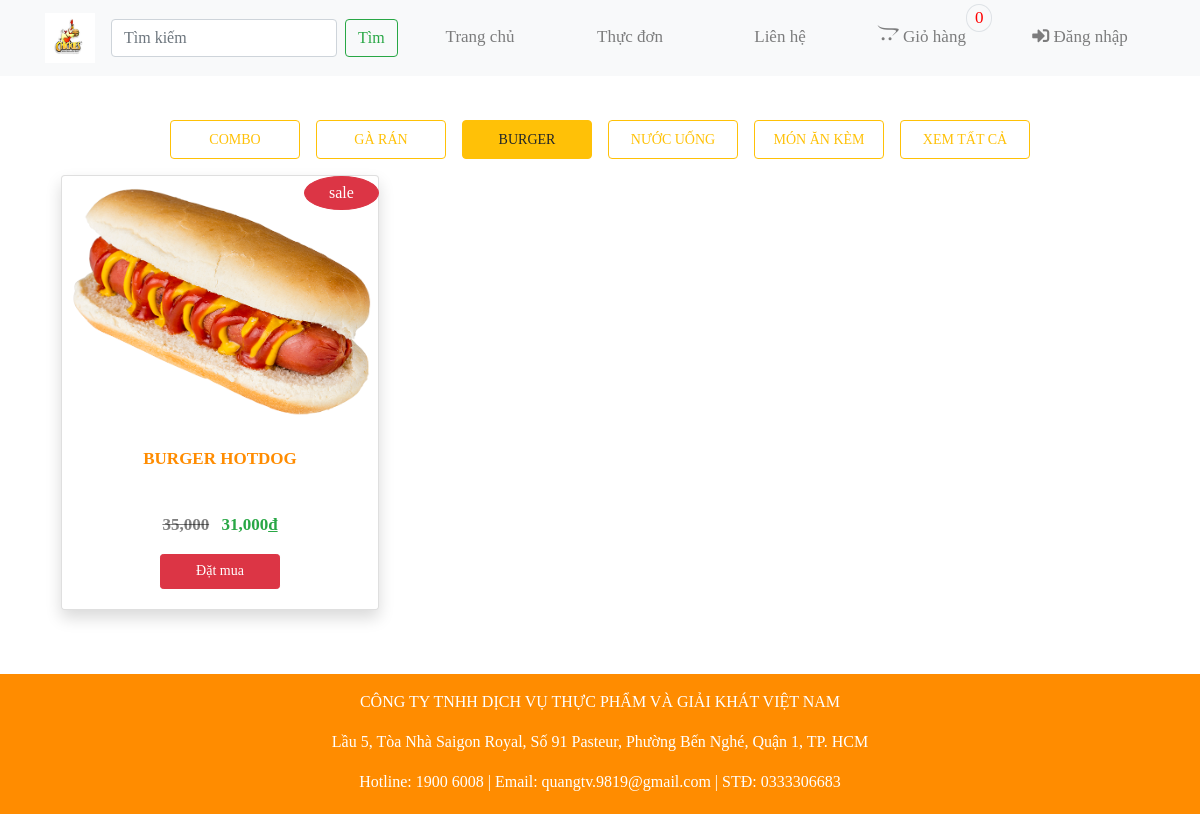
Before: /index.php?page=product&id_type=3 with the older database file.
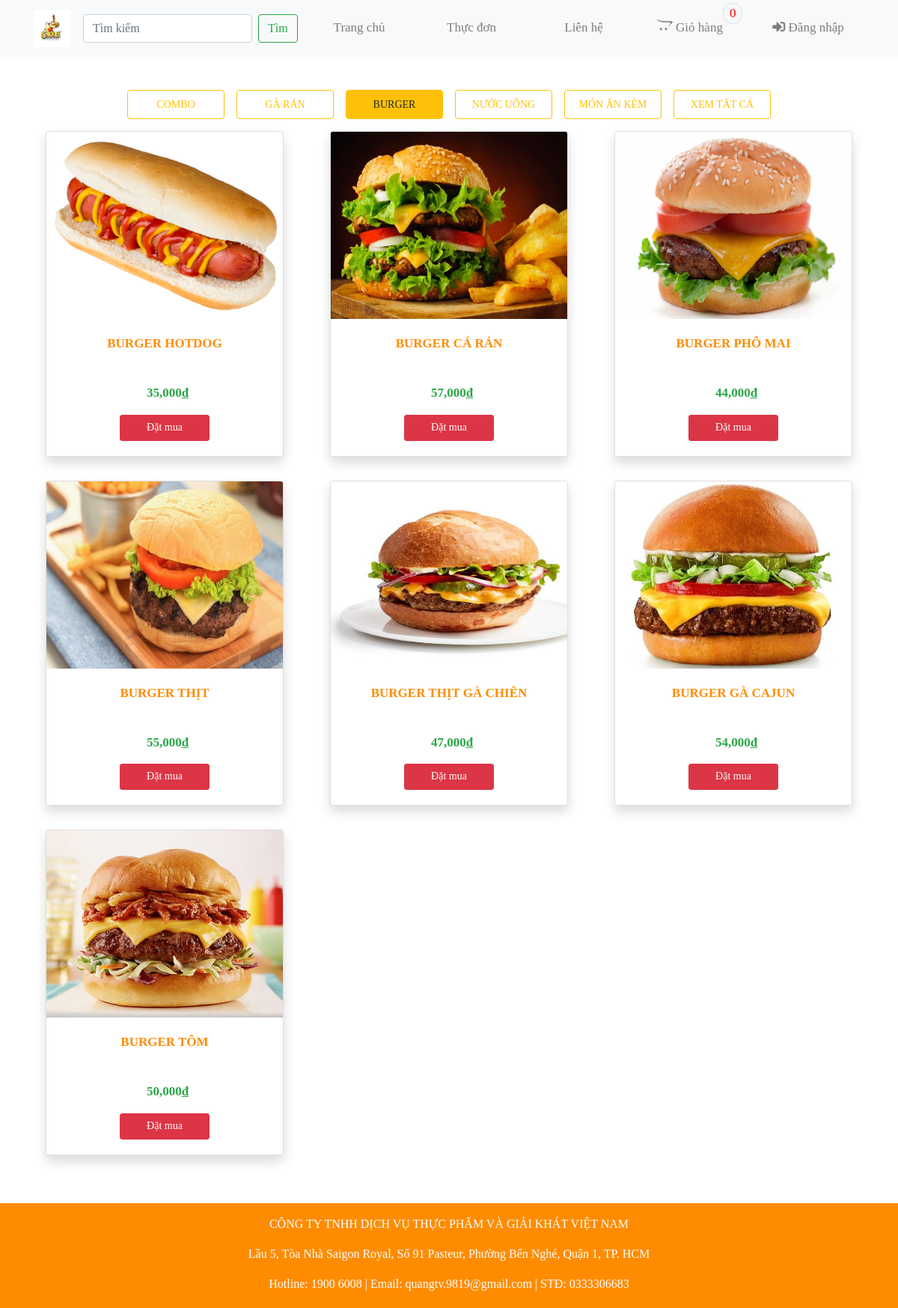
After: the same page with the newer database file.
### tables this page shows
CREATE TABLE `product_type`  (
  `id_type` int(11) NOT NULL AUTO_INCREMENT,
  `name_type` varchar(50) NULL DEFAULT NULL,
  `images` varchar(50) NULL DEFAULT NULL,
  `status` tinyint(1) NULL DEFAULT 0,
  PRIMARY KEY (`id_type`) USING BTREE
);

CREATE TABLE `product`  (
  `id_pro` int(11) NOT NULL AUTO_INCREMENT,
  `id_type` int(11) NULL DEFAULT 1,
  `name_pro` varchar(50) NULL DEFAULT NULL,
  `qty` int(2) NULL DEFAULT 0,
  `price` decimal(10, 0) NULL DEFAULT NULL,
  `images` varchar(50) NULL DEFAULT NULL,
  `descript` varchar(255) NULL DEFAULT NULL,
  `status` tinyint(1) NULL DEFAULT 0,
  PRIMARY KEY (`id_pro`) USING BTREE
);

### product.php (the view, shortened to what this page needs)
<div class="container pt-5 mt-5">
</div>
<div class="text-uppercase">
    <ul class="nav nav-pills d-flex justify-content-center">
    <?php
        $query="SELECT * FROM product_type WHERE status='1'";
        $stmt=$conn->prepare($query);
        $stmt->execute();
        $result = $stmt->fetchAll(PDO::FETCH_ASSOC);
        foreach($result as $row){
            $id_type=$row['id_type'];
    ?>
        <li class="nav-items mr-3">
            <a href="index.php?page=product&id_type=<?php echo $id_type ?>" class="nav-link btn btn-outline-warning btn-sm <?php if(isset($_GET['id_type']) && $_GET['id_type']==$id_type) echo "active" ?>" id="button5"><?php echo $row['name_type'] ?></a>
        </li>
    <?php } ?>
        <li class="nav-items">
            <a href="index.php?page=product&allProduct" class="nav-link btn btn-outline-warning btn-sm <?php if(isset($_GET['allProduct'])) echo "active" ?>" id="button5">Xem tất cả</a>
        </li>
    </ul>
</div>
<?php
    if(isset($_GET['id_type'])){
        $id_type=$_GET['id_type'];
    }
?>
<div class="container" id="view">
    <div class="card-deck row" id="product">
    <?php
        if(isset($_POST['search'])){
            $search=trim(addslashes($_POST['search']));
            $stmt=$conn->prepare('SELECT * FROM product WHERE name_pro LIKE CONCAT("%",:search,"%") AND status="1"');
            $stmt->execute(['search' => $search]);
        }
        else if(isset($_GET['allProduct'])){
            include_once "lib/service/form/all_product.php";
        }
        else{
            $stmt=$conn->prepare('SELECT * FROM product WHERE id_type=:id_type AND status="1"');
            $stmt->execute(['id_type'=>$id_type]);
        }
        $result=$stmt->fetchAll(PDO::FETCH_ASSOC);
        foreach($result as $row){
            $id_pro = $row['id_pro'];
            $price = $row['price'];
            $stmt_1=$conn->prepare('SELECT *, count(id_promo) AS total_record FROM promotions WHERE status=:status');
            $stmt_1->execute(['status' => 2]);
            $row_1 = $stmt_1->fetch();
            $total_record = $row_1['total_record'];
            if($total_record > 0){
                $type_promo = $row_1['type_promo'];
                if($type_promo == 1){
                    $Initial_price[$id_pro] = $row['price'];
                    $price = $price - $row_1['value'];
                }
                else if($type_promo == 2){
                    $Initial_price[$id_pro] = $row['price'];
                    $price = $price - $price * $row_1['value'] / 100;
                }
            }
            $price = floor(number_format($price))*1000;
            ?>
        <div class="col-md-4 p-3">
            <div class="card shadow">
                <div class="image-container">
                    <?php if(isset($Initial_price[$id_pro])){ ?>
                    <span class="btn btn-danger rounded-circle position-absolute py-1 px-4" style="left:242px">sale</span>
                    <?php } ?>
                    <img class="card-img-top image-hover" src="./images/<?php echo $row['images'] ?>" alt="<?php echo $row['name_pro'] ?>">
                </div>
                <div class="card-body rounded-bottom bg-white">
                    <div class="card-buy">
                        <p class="text-uppercase" style="height: 50px"><?php echo $row['name_pro'] ?></p>
                        <p><del class="text-black-50"><?php if(isset($Initial_price[$id_pro])) echo number_format($Initial_price[$id_pro]) ?></del>
                        <strong class="text-success ml-2"><?php echo number_format($price) ?><u>đ</u></strong></p>
                        <span><a class="btn btn-danger btn-sm px-3" href="" data-toggle="modal" data-target="<?php echo '#product'.$id_pro ?>" data-toggle="tooltip" title="Mua và thanh toán">Đặt mua</a></span>
                    </div>
                </div>
            </div>
        </div>
    <?php if($id_type == 1){ ?>
        <div class="modal" id="<?php echo 'product'.$id_pro ?>">
            <div class="modal-dialog modal-dialog-centered">
                <div class="modal-content">
                    <div class="modal-header bg-danger text-white">
                        <h6 class="modal-title">Thay đổi số lượng sản phẩm</h6>
                        <button type="button" class="close" data-dismiss="modal">&times;</button>
                    </div>
                    <div class="modal-body text-center">
                        <table class="table text-center border border-warning">
                            <p>Chi tiết phần ăn</p>
                            <tr class="bg-warning">
                                <th>Tên</th>
                                <th>Số lượng</th>
                            </tr>
                            <?php
                                $query="SELECT p.name_pro,c.qty FROM combo_detail c INNER JOIN product p ON c.id_pro=p.id_pro WHERE c.id_combo=:id_pro";
                                $stmt=$conn->prepare($query);
                                $stmt->execute(['id_pro' => $id_pro]);
                                $result_s=$stmt->fetchAll(PDO::FETCH_ASSOC);
                                foreach ($result_s as $row_s) {
                            ?>
                            <tr>
                                <td><?php echo $row_s['name_pro'] ?></td>
                                <td><p class="border border-warning w-25 m-auto rounded"><?php echo $row_s['qty'] ?></p></td>
                            </tr>
                            <?php } ?>
                        </table>
                        <form action="lib/cart/process/add_cart.php?id_pro=<?php echo $id_pro ?>" method="POST">
                            <table class="table text-center border border-warning">
                                <tr class="bg-warning">
                                    <th width="200px">Tên sản phẩm</th>
                                    <th width="200px">Số lượng</th>
                                    <th width="200px">Thành tiền</th>
                                </tr>
                                <tr>
                                    <td><?php echo $row['name_pro'] ?></td>
                                    <td><input type="number" name="qty" class="text-center" min="1" max="100" pattern="[0-9]" value="1" required></td>
                                    <td><?php echo number_format(round($price,-3)) ?> <u>đ</u></td>
                                </tr>
                            </table>
                            <input type="submit" name="submit_payment" class="btn btn-danger btn-sm py-2" id="button2" value="Thanh toán">
                            <input type="submit" name="submit_add" class="btn btn-info btn-sm py-2" id="button2" value="Thêm vào giỏ hàng">
                        </form>
                    </div>
                </div>
            </div>
        </div>
    <?php }} ?>
    </div>
</div>

### index.php (shortened to what this page needs)
<?php
    require_once "lib/function/connect.php";
?>
<!DOCTYPE html>
<html lang="en">
<?php include "header.php"; ?>z
<body>
    <nav class="navbar navbar-expand-sm navbar-light fixed-top bg-light">
        <div class="container">
            <a class="navbar-brand" href="index.php"><img src="./images/logo.jpg" width="50px" height="50px" alt="chania"></a>
            <form class="form-inline my-2 my-lg-0" action="index.php?page=product" method="POST">
                <input type="text" class="form-control mr-sm-2" name="search" placeholder="Tìm kiếm" required>
                <input type="submit" class="btn btn-outline-success my-2 my-sm-0" name="submit" value="Tìm">
            </form>
            <div class="collapse navbar-collapse" id="collapsibleNavId">
                <ul class="navbar-nav ml-auto">
                    <li class="nav-item">
                        <a class="nav-link <?php if(!isset($_GET['page'])) echo 'active' ?>" href="index.php">Trang chủ</a>
                    </li>
                    <li class="nav-item">
                        <a class="nav-link <?php if(isset($_GET['page']) && $_GET['page']=="menu") echo 'active' ?>" href="index.php?page=menu">Thực đơn</a>
                        <?php
                            $query="SELECT * FROM product_type WHERE status='1'";
                            $stmt=$conn->prepare($query);
                            $stmt->execute();
                            $result = $stmt->fetchAll(PDO::FETCH_ASSOC);
                        ?>
                    </li>
                    <li class="nav-item">
                        <a class="nav-link <?php if(isset($_GET['page']) && $_GET['page']=="contact") echo 'active' ?>" href="index.php?page=contact">Liên hệ</a>
                    </li>
                    <li class="nav-item">
                        <a class="nav-link d-inline-flex <?php if(isset($_GET['page']) && $_GET['page']=="cart") echo 'active' ?>" href="index.php?page=cart"><i class="fab fa-opencart">&nbsp</i>Giỏ hàng
                        <span class="border rounded-circle"><?php if(isset($_SESSION['cart'])) echo count($_SESSION['cart']); else echo 0 ?></span>
                        </a>
                    </li>
                    <?php
                    if (isset($_SESSION['id_user'])) {
                    $id_user=$_SESSION['id_user'];
                    $stmt=$conn->prepare('SELECT id_notify FROM notify_user WHERE id_user=:id_user AND status="0"');
                    $stmt->execute([':id_user' => $id_user]);
                    $num = $stmt->rowCount(); ?>
                    <li class="nav-item dropdown">
                        <a class="nav-link btn btn-info btn-sm dropdown-toggle text-white active" href="#" id="dropdownId" data-toggle="dropdown" aria-haspopup="true" aria-expanded="false"><?php echo $_SESSION['username']; ?></a>
                        <div class="dropdown-menu" aria-labelledby="dropdownId" id="dropdown">
                            <a class="dropdown-item d-flex" href="index.php?page=notify"><span class="font-weight-light"> Thông báo <span class="badge badge-info"><?php if($num > 0) echo $num ?></span></span></a>
                            <a class="dropdown-item d-flex" href="index.php?page=view_bill"><span class="font-weight-light"> Đơn hàng của tôi</span></a>
                            <a class="dropdown-item d-flex" href="index.php?page=profile"><span class="font-weight-light"> Hồ sơ cá nhân</span></a>
                            <a class="dropdown-item d-flex" href="index.php?page=address"><span class="font-weight-light"> Sổ địa chỉ</span></a>
                            <a class="dropdown-item d-flex" href="lib/user/login/logout.php"><span class="font-weight-light"> Đăng xuất</span></a>
                        </div>
                    </li>
                    <?php } else {?>
                    <li class="nav-item">
                    <a class="nav-link <?php if(isset($_GET['page']) && $_GET['page']=="signin") echo 'active' ?>" href="index.php?page=signin"><i class="fas fa-sign-in-alt">&nbsp</i>Đăng nhập</a>
                    </li>
                    <?php }?>
                </ul>
            </div>
        </div>
    </nav>
    <?php
        if(isset($_GET['page'])){
            switch($_GET['page']){
                case "product" : include "product.php";
                    break;
            }
        }else{
            include "home.php";
        }
    ?>
    <?php include "footer.php";?>
</body>
</html>

### header.php (shortened to what this page needs)
<head>
	<link rel="stylesheet" href="css/bootstrap.min.css">
	<link rel="stylesheet" href="css/my.css" />
	<link rel="stylesheet" href="css/jquery-ui.css" />
	<link rel="stylesheet" href="fontawesome/css/all.css" />
    <link rel="stylesheet" href="https://maxcdn.bootstrapcdn.com/font-awesome/4.4.0/css/font-awesome.min.css" />
    <link rel="stylesheet" href="css/gijgo.min.css">
    <link href="https://unpkg.com/gijgo@1.9.13/css/gijgo.min.css" rel="stylesheet" type="text/css" />
    <link href="css/toastr.css" rel="stylesheet" type="text/css" />
</head>

### footer.php (shortened to what this page needs)
<div class="footer mt-5 pt-3 pb-1" id="theme">
    <div class="text-center">
        <p>CÔNG TY TNHH DỊCH VỤ THỰC PHẨM VÀ GIẢI KHÁT VIỆT NAM</p>
        <p>Lầu 5, Tòa Nhà Saigon Royal, Số 91 Pasteur, Phường Bến Nghé, Quận 1, TP. HCM</p>
        <p>Hotline: 1900 6008 | Email: quangtv.9819@gmail.com | STĐ: 0333306683</p>
    </div>
</div>

### css/my.css (style rules this page uses)
body { font-family: 'Times New Roman', Times, serif; }
#view { min-height: 350px; }
#collapsibleNavId ul li, #dropdown { min-width: 150px; text-align: center; font-weight: 400; font-size: 17px; }
.nav-link span { margin-right: -10px; padding-left: 8px; padding-right: 8px; color:red; position: relative; bottom: 20px; }
.card-img-top { height: 250px; }
.card-body { text-align: center; background-color: darkorange; }
.card-buy { background-color: white; font-size: 17px; color: darkorange; font-weight: bold; text-align: center; }
.card-buy a { width: 120px; }
#button5 { width:130px; }
.card-body a { padding: 5px 30px 7px 30px; color: white; text-decoration: none; }
#theme { color: white; background-color: darkorange; }
.image-container { position: relative; width: 100%; }
.image-hover { display: block; width: 100%; }
#collapsibleNavId li { color: #f1f1f1; display: inline-block; position: relative; }
#collapsibleNavId a { text-decoration: none; }

Changed rows visible on the page:
shown differently, row unchanged: product "BURGER HOTDOG": price "31,000" → "35,000"; id_pro "35,000" → (not shown)
added product: images (picture), name_pro "BURGER CÁ RÁN", price "57,000"
added product: images (picture), name_pro "BURGER PHÔ MAI", price "44,000"
added product: images (picture), name_pro "BURGER THỊT", price "55,000"
added product: images (picture), name_pro "BURGER THỊT GÀ CHIÊN", price "47,000"
added product: images (picture), name_pro "BURGER GÀ CAJUN", price "54,000"
added product: images (picture), name_pro "BURGER TÔM", price "50,000"
